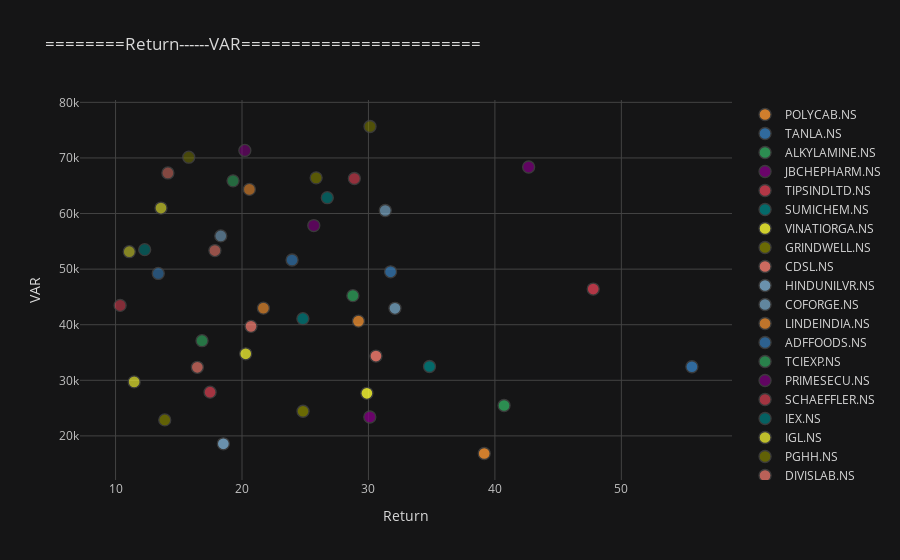

Notebook code cell kept with this figure:
### Code cell
df1.iplot(kind="scatter",
              x="Return%", y='Value at Risk',
              mode='markers',
              xTitle="Return", yTitle="VAR",
              title="========Return------VAR========================", categories="Ticker",theme="solar")

### Figure 1 — Plotly figure (JSON) as saved in the notebook; plotly's stock layout.template omitted (floating-point values rounded to 4 significant figures)
{"data": [{"marker": {"color": "rgba(255, 153, 51, 1.0)", "line": {"width": 1.3}, "opacity": 0.8, "size": 12, "symbol": "circle"}, "mode": "markers", "name": "POLYCAB.NS", "textfont": {"color": "#D9D9D9"}, "type": "scatter", "x": [39.16], "y": [16830.0]}, {"marker": {"color": "rgba(55, 128, 191, 1.0)", "line": {"width": 1.3}, "opacity": 0.8, "size": 12, "symbol": "circle"}, "mode": "markers", "name": "TANLA.NS", "textfont": {"color": "#D9D9D9"}, "type": "scatter", "x": [55.58], "y": [32440.0]}, {"marker": {"color": "rgba(50, 171, 96, 1.0)", "line": {"width": 1.3}, "opacity": 0.8, "size": 12, "symbol": "circle"}, "mode": "markers", "name": "ALKYLAMINE.NS", "textfont": {"color": "#D9D9D9"}, "type": "scatter", "x": [40.72], "y": [25470.0]}, {"marker": {"color": "rgba(128, 0, 128, 1.0)", "line": {"width": 1.3}, "opacity": 0.8, "size": 12, "symbol": "circle"}, "mode": "markers", "name": "JBCHEPHARM.NS", "textfont": {"color": "#D9D9D9"}, "type": "scatter", "x": [30.11], "y": [23400.0]}, {"marker": {"color": "rgba(219, 64, 82, 1.0)", "line": {"width": 1.3}, "opacity": 0.8, "size": 12, "symbol": "circle"}, "mode": "markers", "name": "TIPSINDLTD.NS", "textfont": {"color": "#D9D9D9"}, "type": "scatter", "x": [47.77], "y": [46420.0]}, {"marker": {"color": "rgba(0, 128, 128, 1.0)", "line": {"width": 1.3}, "opacity": 0.8, "size": 12, "symbol": "circle"}, "mode": "markers", "name": "SUMICHEM.NS", "textfont": {"color": "#D9D9D9"}, "type": "scatter", "x": [34.83], "y": [32480.0]}, {"marker": {"color": "rgba(255, 255, 51, 1.0)", "line": {"width": 1.3}, "opacity": 0.8, "size": 12, "symbol": "circle"}, "mode": "markers", "name": "VINATIORGA.NS", "textfont": {"color": "#D9D9D9"}, "type": "scatter", "x": [29.88], "y": [27660.0]}, {"marker": {"color": "rgba(128, 128, 0, 1.0)", "line": {"width": 1.3}, "opacity": 0.8, "size": 12, "symbol": "circle"}, "mode": "markers", "name": "GRINDWELL.NS", "textfont": {"color": "#D9D9D9"}, "type": "scatter", "x": [24.83], "y": [24430.0]}, {"marker": {"color": "rgba(251, 128, 114, 1.0)", "line": {"width": 1.3}, "opacity": 0.8, "size": 12, "symbol": "circle"}, "mode": "markers", "name": "CDSL.NS", "textfont": {"color": "#D9D9D9"}, "type": "scatter", "x": [30.6], "y": [34360.0]}, {"marker": {"color": "rgba(128, 177, 211, 1.0)", "line": {"width": 1.3}, "opacity": 0.8, "size": 12, "symbol": "circle"}, "mode": "markers", "name": "HINDUNILVR.NS", "textfont": {"color": "#D9D9D9"}, "type": "scatter", "x": [18.53], "y": [18580.0]}, {"marker": {"color": "rgba(128, 177, 211, 0.8999999999999999)", "line": {"width": 1.3}, "opacity": 0.8, "size": 12, "symbol": "circle"}, "mode": "markers", "name": "COFORGE.NS", "textfont": {"color": "#D9D9D9"}, "type": "scatter", "x": [32.1], "y": [42950.0]}, {"marker": {"color": "rgba(255, 153, 51, 0.8999999999999999)", "line": {"width": 1.3}, "opacity": 0.8, "size": 12, "symbol": "circle"}, "mode": "markers", "name": "LINDEINDIA.NS", "textfont": {"color": "#D9D9D9"}, "type": "scatter", "x": [29.21], "y": [40640.0]}, {"marker": {"color": "rgba(55, 128, 191, 0.8999999999999999)", "line": {"width": 1.3}, "opacity": 0.8, "size": 12, "symbol": "circle"}, "mode": "markers", "name": "ADFFOODS.NS", "textfont": {"color": "#D9D9D9"}, "type": "scatter", "x": [31.75], "y": [49520.0]}, {"marker": {"color": "rgba(50, 171, 96, 0.8999999999999999)", "line": {"width": 1.3}, "opacity": 0.8, "size": 12, "symbol": "circle"}, "mode": "markers", "name": "TCIEXP.NS", "textfont": {"color": "#D9D9D9"}, "type": "scatter", "x": [28.77], "y": [45230.0]}, {"marker": {"color": "rgba(128, 0, 128, 0.8999999999999999)", "line": {"width": 1.3}, "opacity": 0.8, "size": 12, "symbol": "circle"}, "mode": "markers", "name": "PRIMESECU.NS", "textfont": {"color": "#D9D9D9"}, "type": "scatter", "x": [42.67], "y": [68370.0]}, {"marker": {"color": "rgba(219, 64, 82, 0.8999999999999999)", "line": {"width": 1.3}, "opacity": 0.8, "size": 12, "symbol": "circle"}, "mode": "markers", "name": "SCHAEFFLER.NS", "textfont": {"color": "#D9D9D9"}, "type": "scatter", "x": [17.47], "y": [27870.0]}, {"marker": {"color": "rgba(0, 128, 128, 0.8999999999999999)", "line": {"width": 1.3}, "opacity": 0.8, "size": 12, "symbol": "circle"}, "mode": "markers", "name": "IEX.NS", "textfont": {"color": "#D9D9D9"}, "type": "scatter", "x": [24.82], "y": [41080.0]}, {"marker": {"color": "rgba(255, 255, 51, 0.8999999999999999)", "line": {"width": 1.3}, "opacity": 0.8, "size": 12, "symbol": "circle"}, "mode": "markers", "name": "IGL.NS", "textfont": {"color": "#D9D9D9"}, "type": "scatter", "x": [20.29], "y": [34770.0]}, {"marker": {"color": "rgba(128, 128, 0, 0.8999999999999999)", "line": {"width": 1.3}, "opacity": 0.8, "size": 12, "symbol": "circle"}, "mode": "markers", "name": "PGHH.NS", "textfont": {"color": "#D9D9D9"}, "type": "scatter", "x": [13.89], "y": [22880.0]}, {"marker": {"color": "rgba(251, 128, 114, 0.8999999999999999)", "line": {"width": 1.3}, "opacity": 0.8, "size": 12, "symbol": "circle"}, "mode": "markers", "name": "DIVISLAB.NS", "textfont": {"color": "#D9D9D9"}, "type": "scatter", "x": [20.71], "y": [39700.0]}, {"marker": {"color": "rgba(251, 128, 114, 0.7999999999999998)", "line": {"width": 1.3}, "opacity": 0.8, "size": 12, "symbol": "circle"}, "mode": "markers", "name": "SKFINDIA.NS", "textfont": {"color": "#D9D9D9"}, "type": "scatter", "x": [16.47], "y": [32340.0]}, {"marker": {"color": "rgba(128, 177, 211, 0.7999999999999998)", "line": {"width": 1.3}, "opacity": 0.8, "size": 12, "symbol": "circle"}, "mode": "markers", "name": "CAPLIPOINT.NS", "textfont": {"color": "#D9D9D9"}, "type": "scatter", "x": [31.33], "y": [60550.0]}, {"marker": {"color": "rgba(255, 153, 51, 0.7999999999999998)", "line": {"width": 1.3}, "opacity": 0.8, "size": 12, "symbol": "circle"}, "mode": "markers", "name": "TIDEWATER.NS", "textfont": {"color": "#D9D9D9"}, "type": "scatter", "x": [21.69], "y": [42980.0]}, {"marker": {"color": "rgba(55, 128, 191, 0.7999999999999998)", "line": {"width": 1.3}, "opacity": 0.8, "size": 12, "symbol": "circle"}, "mode": "markers", "name": "ESABINDIA.NS", "textfont": {"color": "#D9D9D9"}, "type": "scatter", "x": [23.96], "y": [51650.0]}, {"marker": {"color": "rgba(50, 171, 96, 0.7999999999999998)", "line": {"width": 1.3}, "opacity": 0.8, "size": 12, "symbol": "circle"}, "mode": "markers", "name": "SUPREMEIND.NS", "textfont": {"color": "#D9D9D9"}, "type": "scatter", "x": [16.84], "y": [37130.0]}, {"marker": {"color": "rgba(128, 0, 128, 0.7999999999999998)", "line": {"width": 1.3}, "opacity": 0.8, "size": 12, "symbol": "circle"}, "mode": "markers", "name": "GULPOLY.NS", "textfont": {"color": "#D9D9D9"}, "type": "scatter", "x": [25.68], "y": [57840.0]}, {"marker": {"color": "rgba(219, 64, 82, 0.7999999999999998)", "line": {"width": 1.3}, "opacity": 0.8, "size": 12, "symbol": "circle"}, "mode": "markers", "name": "INTELLECT.NS", "textfont": {"color": "#D9D9D9"}, "type": "scatter", "x": [28.88], "y": [66300.0]}, {"marker": {"color": "rgba(0, 128, 128, 0.7999999999999998)", "line": {"width": 1.3}, "opacity": 0.8, "size": 12, "symbol": "circle"}, "mode": "markers", "name": "PRAJIND.NS", "textfont": {"color": "#D9D9D9"}, "type": "scatter", "x": [26.75], "y": [62850.0]}, {"marker": {"color": "rgba(255, 255, 51, 0.7999999999999998)", "line": {"width": 1.3}, "opacity": 0.8, "size": 12, "symbol": "circle"}, "mode": "markers", "name": "SANOFI.NS", "textfont": {"color": "#D9D9D9"}, "type": "scatter", "x": [11.47], "y": [29720.0]}, {"marker": {"color": "rgba(128, 128, 0, 0.7999999999999998)", "line": {"width": 1.3}, "opacity": 0.8, "size": 12, "symbol": "circle"}, "mode": "markers", "name": "RPGLIFE.NS", "textfont": {"color": "#D9D9D9"}, "type": "scatter", "x": [25.86], "y": [66420.0]}, {"marker": {"color": "rgba(128, 128, 0, 0.7)", "line": {"width": 1.3}, "opacity": 0.8, "size": 12, "symbol": "circle"}, "mode": "markers", "name": "FCL.NS", "textfont": {"color": "#D9D9D9"}, "type": "scatter", "x": [30.12], "y": [75660.0]}, {"marker": {"color": "rgba(251, 128, 114, 0.7)", "line": {"width": 1.3}, "opacity": 0.8, "size": 12, "symbol": "circle"}, "mode": "markers", "name": "BEL.NS", "textfont": {"color": "#D9D9D9"}, "type": "scatter", "x": [17.86], "y": [53340.0]}, {"marker": {"color": "rgba(128, 177, 211, 0.7)", "line": {"width": 1.3}, "opacity": 0.8, "size": 12, "symbol": "circle"}, "mode": "markers", "name": "AMRUTANJAN.NS", "textfont": {"color": "#D9D9D9"}, "type": "scatter", "x": [18.32], "y": [55970.0]}, {"marker": {"color": "rgba(255, 153, 51, 0.7)", "line": {"width": 1.3}, "opacity": 0.8, "size": 12, "symbol": "circle"}, "mode": "markers", "name": "AVANTIFEED.NS", "textfont": {"color": "#D9D9D9"}, "type": "scatter", "x": [20.58], "y": [64340.0]}, {"marker": {"color": "rgba(55, 128, 191, 0.7)", "line": {"width": 1.3}, "opacity": 0.8, "size": 12, "symbol": "circle"}, "mode": "markers", "name": "INGERRAND.NS", "textfont": {"color": "#D9D9D9"}, "type": "scatter", "x": [13.38], "y": [49230.0]}, {"marker": {"color": "rgba(50, 171, 96, 0.7)", "line": {"width": 1.3}, "opacity": 0.8, "size": 12, "symbol": "circle"}, "mode": "markers", "name": "ADORWELD.NS", "textfont": {"color": "#D9D9D9"}, "type": "scatter", "x": [19.29], "y": [65880.0]}, {"marker": {"color": "rgba(128, 0, 128, 0.7)", "line": {"width": 1.3}, "opacity": 0.8, "size": 12, "symbol": "circle"}, "mode": "markers", "name": "VINYLINDIA.NS", "textfont": {"color": "#D9D9D9"}, "type": "scatter", "x": [20.23], "y": [71350.0]}, {"marker": {"color": "rgba(219, 64, 82, 0.7)", "line": {"width": 1.3}, "opacity": 0.8, "size": 12, "symbol": "circle"}, "mode": "markers", "name": "VSTIND.NS", "textfont": {"color": "#D9D9D9"}, "type": "scatter", "x": [10.36], "y": [43480.0]}, {"marker": {"color": "rgba(0, 128, 128, 0.7)", "line": {"width": 1.3}, "opacity": 0.8, "size": 12, "symbol": "circle"}, "mode": "markers", "name": "KSB.NS", "textfont": {"color": "#D9D9D9"}, "type": "scatter", "x": [12.3], "y": [53500.0]}, {"marker": {"color": "rgba(255, 255, 51, 0.7)", "line": {"width": 1.3}, "opacity": 0.8, "size": 12, "symbol": "circle"}, "mode": "markers", "name": "EXPLEOSOL.NS", "textfont": {"color": "#D9D9D9"}, "type": "scatter", "x": [13.59], "y": [60990.0]}, {"marker": {"color": "rgba(255, 255, 51, 0.5999999999999999)", "line": {"width": 1.3}, "opacity": 0.8, "size": 12, "symbol": "circle"}, "mode": "markers", "name": "AJANTPHARM.NS", "textfont": {"color": "#D9D9D9"}, "type": "scatter", "x": [11.08], "y": [53130.0]}, {"marker": {"color": "rgba(128, 128, 0, 0.5999999999999999)", "line": {"width": 1.3}, "opacity": 0.8, "size": 12, "symbol": "circle"}, "mode": "markers", "name": "RSYSTEMS.NS", "textfont": {"color": "#D9D9D9"}, "type": "scatter", "x": [15.79], "y": [70140.0]}, {"marker": {"color": "rgba(251, 128, 114, 0.5999999999999999)", "line": {"width": 1.3}, "opacity": 0.8, "size": 12, "symbol": "circle"}, "mode": "markers", "name": "SHARDACROP.NS", "textfont": {"color": "#D9D9D9"}, "type": "scatter", "x": [14.14], "y": [67300.0]}], "layout": {"legend": {"bgcolor": "#151516", "font": {"color": "#D9D9D9"}}, "paper_bgcolor": "#151516", "plot_bgcolor": "#151516", "title": {"font": {"color": "#D9D9D9"}, "text": "========Return------VAR========================"}, "xaxis": {"gridcolor": "#434343", "showgrid": true, "tickfont": {"color": "#C2C2C2"}, "title": {"font": {"color": "#D9D9D9"}, "text": "Return"}, "zerolinecolor": "#666570"}, "yaxis": {"gridcolor": "#434343", "showgrid": true, "tickfont": {"color": "#C2C2C2"}, "title": {"font": {"color": "#D9D9D9"}, "text": "VAR"}, "zerolinecolor": "#666570"}}}
